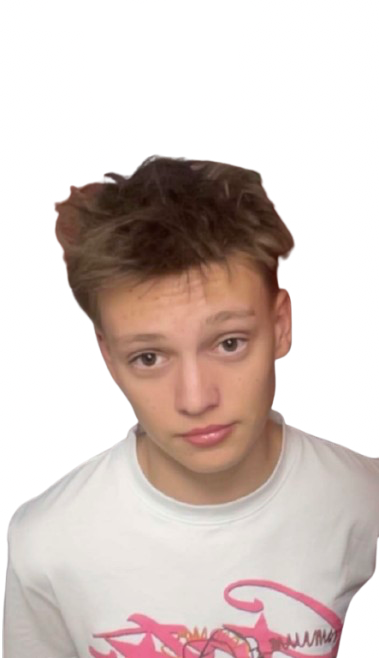
#> input picture assets/robin/robin-source.png, 379 x 658 px, found by its file name
$ python distort_robin.py
#> lines starting #> are read from the running program, lines starting #| are printed output that depends on the picture
"""
Makes robin.png from the untouched photo (assets/robin/robin-source.png): a liquify-style warp —
the smile stretched wide with the corners pulled up, eyes bulging (one more than the other) —
plus sunken shadows under the eyes. Deterministic; re-run after changing the numbers:

    python3 scripts/robin/distort_robin.py
"""
import numpy as np
from PIL import Image

SRC = 'assets/robin/robin-source.png'
OUT = 'robin.png'

img = np.asarray(Image.open(SRC).convert('RGBA')).astype(np.float32)
H, W = img.shape[:2]
#> H = 658; W = 379
y, x = np.mgrid[0:H, 0:W].astype(np.float32)
sx, sy = x.copy(), y.copy()  # where each output pixel samples from

# Grin: stretch the mouth sideways and lift its corners.
mx, my = 205.0, 433.0
dx, dy = x - mx, y - my
w = np.exp(-((dx / 62) ** 2 + (dy / 24) ** 2))
sx = mx + (sx - mx) / (1 + 0.95 * w)
lift = np.exp(-((dx / 95) ** 2 + (dy / 30) ** 2)) * (np.clip(np.abs(dx) / 55, 0, 1.6) ** 2)
sy = sy + 30 * lift

# Eyes: bulge (magnify around the pupils), the right one more.
for ex, ey, k in ((145.0, 352.0, 0.32), (232.0, 345.0, 0.42)):
    r2 = (x - ex) ** 2 + (y - ey) ** 2
    m = 1 - k * np.exp(-r2 / (17.0**2))
    sx = ex + (sx - ex) * m
    sy = ey + (sy - ey) * m
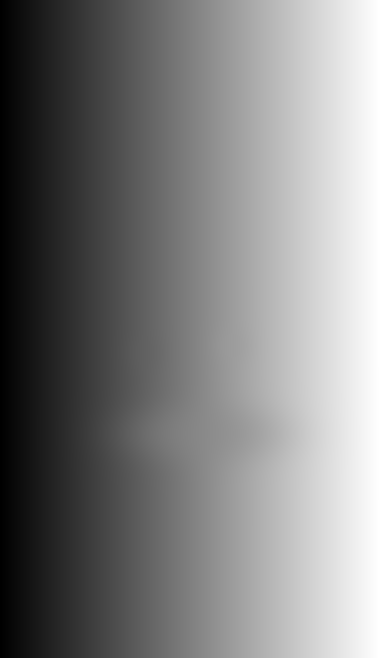
#> sx: shape (658, 379) float32; min 0, max 378, mean 189; drawn with min black and max white
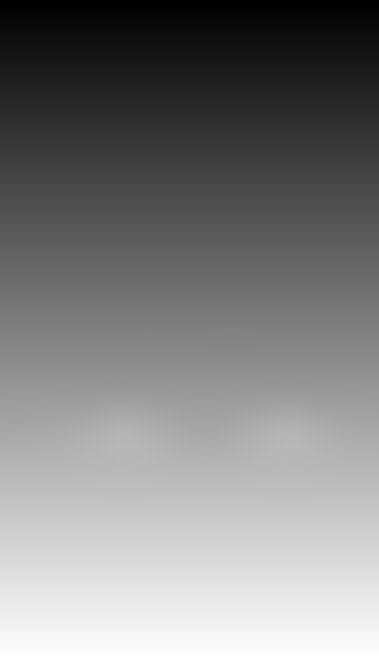
#> sy: shape (658, 379) float32; min 0, max 657, mean 329.6; drawn with min black and max white


def sample(im, X, Y):
    X = np.clip(X, 0, W - 1.001)
    Y = np.clip(Y, 0, H - 1.001)
    x0, y0 = np.floor(X).astype(int), np.floor(Y).astype(int)
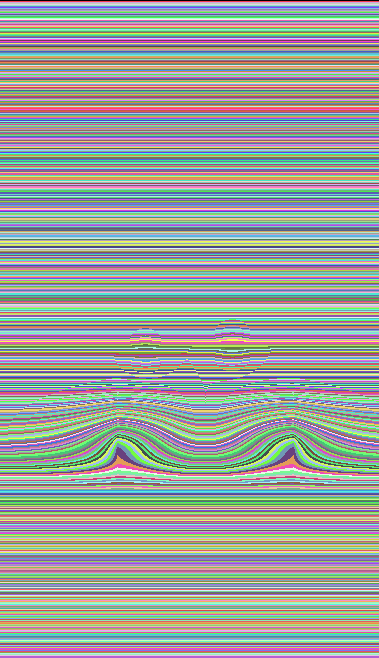
#> y0: shape (658, 379) int64; 657 distinct labels, from 0 to 656; one colour per label, 0 black
    fx, fy = (X - x0)[..., None], (Y - y0)[..., None]
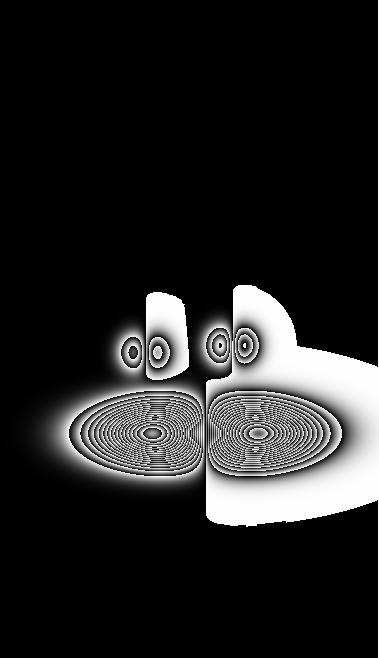
#> fx: shape (658, 379, 1) float64; min 0, max 1, mean 0.141
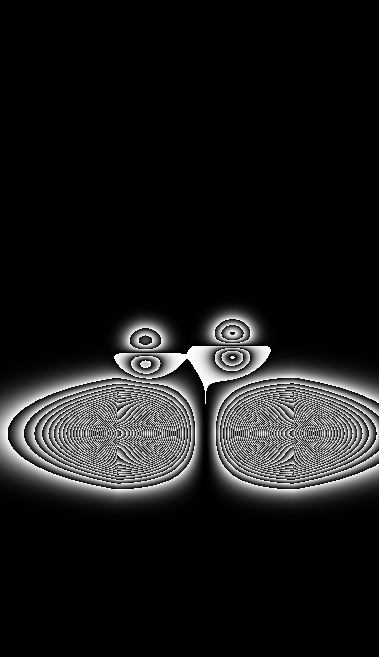
#> fy: shape (658, 379, 1) float64; min 0, max 1, mean 0.105
    a = im[y0, x0] * (1 - fx) + im[y0, x0 + 1] * fx
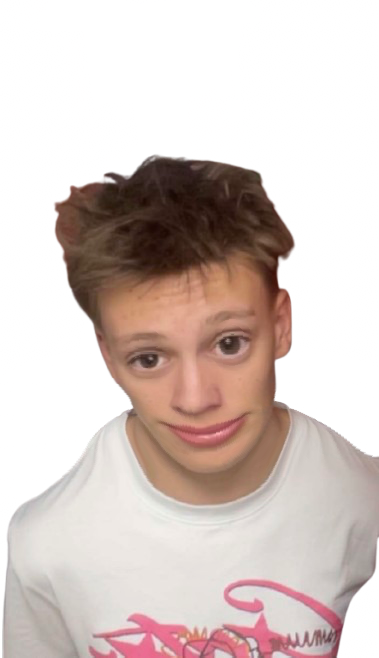
#> a: shape (658, 379, 4) float64; mean R, G, B, A 97.3, 81.5, 76.7, 131.7; transparent parts drawn white
    b = im[y0 + 1, x0] * (1 - fx) + im[y0 + 1, x0 + 1] * fx
    return a * (1 - fy) + b * fy


out = sample(img, sx, sy)

# Sunken eyes: soft dark shadows under and around each eye.
shade = np.ones((H, W), np.float32)
for ex, ey in ((145.0, 352.0), (232.0, 345.0)):
    shade *= 1 - 0.2 * np.exp(-(((x - ex) / 22) ** 2 + ((y - ey - 12) / 7) ** 2))
    shade *= 1 - 0.1 * np.exp(-(((x - ex) / 28) ** 2 + ((y - ey) / 18) ** 2))
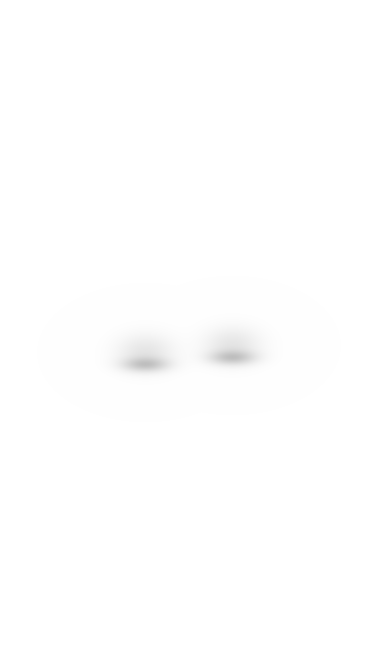
#> shade: shape (658, 379) float32; min 0.749, max 1, mean 0.998
out[..., :3] *= shade[..., None]
#> out: shape (658, 379, 4) float64; mean R, G, B, A 97.1, 81.3, 76.6, 131.8

Image.fromarray(np.clip(out, 0, 255).astype(np.uint8), 'RGBA').save(OUT, optimize=True)
print('wrote', OUT)
